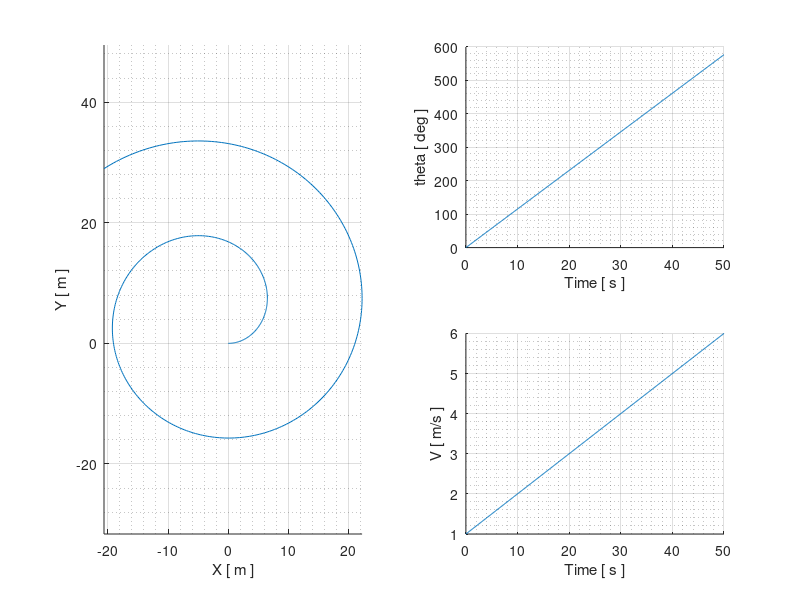

Write the MATLAB code that produced this figure.

% Script for testing the 2D Dubins dynamic stuff

%close all
clear all
clc


% state = [ XE, YE, theta, V ]
X0 = [ 0, 0, 0, 1 ];
turn_rate = 0.2;
speed_change = 0.1;

dt = 0.1;
tf = 50.0;

X = X0;

%% Integration
for ii = 1:tf/dt
    
    % Extract Variables
    XE = X(end,1);
    YE = X(end,2);
    theta = X(end,3);
    V = X(end,4);
    
    % Calculate Xdot vector
    XE_dot = V*cos(theta);
    YE_dot = V*sin(theta);
    theta_dot = turn_rate;
    V_dot = speed_change;
    
    XE    = XE    +    XE_dot*dt;
    YE    = YE    +    YE_dot*dt;
    theta = theta + theta_dot*dt;
    V     = V     +     V_dot*dt;
    
    X(end+1,:) = [ XE, YE, theta, V ];
end

XE = X(:,1);
YE = X(:,2);
theta = X(:,3);
V = X(:,4);

t = 0:dt:dt*(numel(V)-1);


%% Plots
figure(1); clf; hold all;
subplot(1,2,1); hold all; grid on; grid minor; ...
    plot(XE,YE); ...
    axis equal; ...
    xlabel('X [ m ]'); ylabel('Y [ m ]');
subplot(2,2,2); hold all; grid on; grid minor; ...
    plot(t,theta*57.7); ...
    xlabel('Time [ s ]'); ylabel('theta [ deg ]');
subplot(2,2,4); hold all; grid on; grid minor; ...
    plot(t,V); ...
    xlabel('Time [ s ]'); ylabel('V [ m/s ]');

